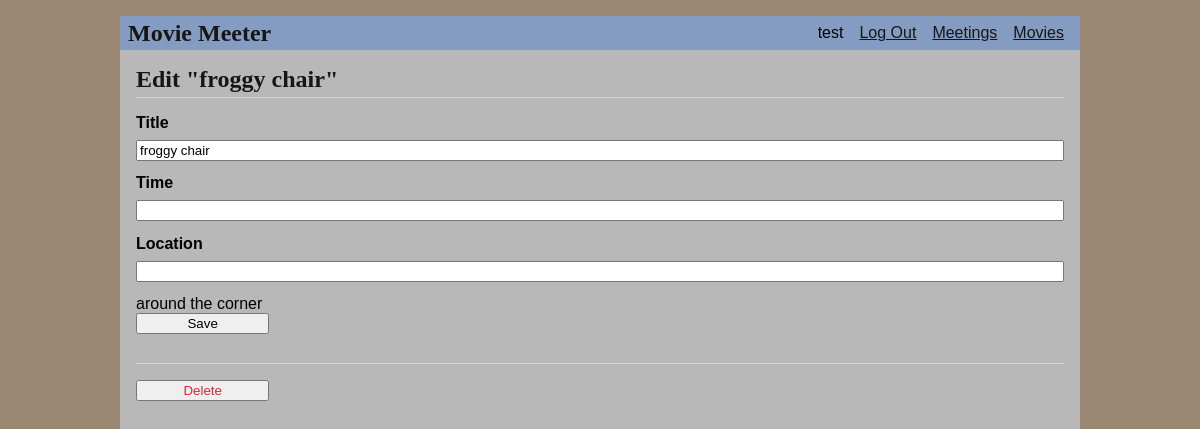
/5/update (signed in), run on the app's committed database.
### tables this page shows
CREATE TABLE user (
  id INTEGER PRIMARY KEY AUTOINCREMENT,
  username TEXT UNIQUE NOT NULL,
  password TEXT NOT NULL
);

CREATE TABLE movie (
  id INTEGER PRIMARY KEY AUTOINCREMENT,
  released TIMESTAMP NOT NULL DEFAULT CURRENT_TIMESTAMP,
  title TEXT UNIQUE NOT NULL,
  summary TEXT NOT NULL,
  duration_in_hours INTEGER NOT NULL
);

CREATE TABLE meeting (
    id INTEGER PRIMARY KEY AUTOINCREMENT,
    creator_id INTEGER NOT NULL,
    date TIMESTAMP NOT NULL,
    movie_id INTEGER NOT NULL,
    location TEXT NOT NULL,
    num_attendees INTEGER NOT NULL,
    FOREIGN KEY (movie_id) REFERENCES movie (id) ON DELETE CASCADE,
    FOREIGN KEY (creator_id) REFERENCES user (id)
);

### project/meeting.py (the view, shortened to what this page needs)
@bp.route('/<int:id>/update', methods=('GET', 'POST'))
@login_required
def update(id):
    meeting = get_post(id)
    return render_template('meeting/update.html', meeting=meeting)

### project/auth.py (called while the page is built)
@bp.before_app_request
def load_logged_in_user():
    user_id = session.get('user_id')
    if user_id is None:
        g.user = None
    else:
        g.user = get_db().execute(
            'SELECT * FROM user WHERE id = ?', (user_id,)
        ).fetchone()

def login_required(view):
    @functools.wraps(view)
    def wrapped_view(**kwargs):
        if g.user is None:
            return redirect(url_for('auth.login'))
        return view(**kwargs)
    return wrapped_view

### project/db.py (called while the page is built)
def get_db():
    if 'db' not in g:
        g.db = sqlite3.connect(
            current_app.config['DATABASE'],
            detect_types=sqlite3.PARSE_DECLTYPES,
            isolation_level='EXCLUSIVE'
        )
        g.db.row_factory = sqlite3.Row
    return g.db

### project/meeting.py (called while the page is built)
def get_post(id, check_author=True):
    meeting = get_db().execute(
        'SELECT *'
        ' FROM meeting m JOIN movie ON movie.id = m.movie_id JOIN user ON user.id = m.creator_id'
        ' WHERE m.id = ?',
        (id,)
    ).fetchone()
    if meeting is None:
        abort(404, f"Meeting id {id} doesn't exist.")
    if check_author and meeting['creator_id'] != g.user['id']:
        abort(403)
    return meeting

### project/templates/meeting/update.html
{% extends 'base.html' %}
{% block header %}
  <h1>{% block title %}Edit "{{ meeting['title'] }}"{% endblock %}</h1>
{% endblock %}
{% block content %}
  <form method="post">
    <label for="title">Title</label>
    <input name="title" id="title"
      value="{{ request.form['title'] or meeting['title'] }}" required>
    <label for="time">Time</label>
    <input name="time" id="time">{{ request.form['time'] or meeting['time'] }}</input>
    <label for="time">Location</label>
    <input name="location" id="location">{{ request.form['location'] or meeting['location'] }}</input>
    <input type="submit" value="Save">
  </form>
  <hr>
  <form action="{{ url_for('meeting.delete', id=meeting['id']) }}" method="post">
    <input class="danger" type="submit" value="Delete" onclick="return confirm('Are you sure?');">
  </form>
{% endblock %}

### project/templates/base.html (shortened to what this page needs)
<!doctype html>
<link rel="stylesheet" href="{{ url_for('static', filename='style.css') }}">
<nav>
  <h1>Movie Meeter</h1>
  <ul>
    {% if g.user %}
      <li><span>{{ g.user['username'] }}</span>
      <li><a href="{{ url_for('auth.logout') }}">Log Out</a>
      <li><a href="{{ url_for('meeting.index')}}">Meetings</a></li>
      <li><a href="/movies">Movies</a></li>
    {% else %}
      <li><a href="{{ url_for('auth.register') }}">Register</a>
      <li><a href="{{ url_for('auth.login') }}">Log In</a>
    {% endif %}
  </ul>
</nav>
<section class="content">
  <header>
    {% block header %}{% endblock %}
  </header>
  {% block content %}{% endblock %}
</section>

### project/static/style.css (style rules this page uses)
h1, h2, h3, h4, h5, h6 { font-family: serif; color: #171614; margin: 1rem 0; }
a { color: #171614; }
hr { border: none; border-top: 1px solid lightgray; }
nav { background: #849CC2; display: flex; align-items: center; padding: 0 0.5rem; }
nav h1 { flex: auto; margin: 0; }
nav ul { display: flex; list-style: none; margin: 0; padding: 0; }
nav ul li a, nav ul li span, header .action { display: block; padding: 0.5rem; }
.content { padding: 0 1rem 1rem; }
.content > header { border-bottom: 1px solid lightgray; display: flex; align-items: flex-end; }
.content > header h1 { flex: auto; margin: 1rem 0 0.25rem 0; }
.content:last-child { margin-bottom: 0; }
.content form { margin: 1em 0; display: flex; flex-direction: column; }
.content label { font-weight: bold; margin-bottom: 0.5em; }
.content input, .content textarea { margin-bottom: 1em; }
input.danger { color: #cc2f2e; }
input[type=submit] { align-self: start; min-width: 10em; }

### data on the page
user: user.username "test"
movie: title "froggy chair"
meeting: location "around the corner"
